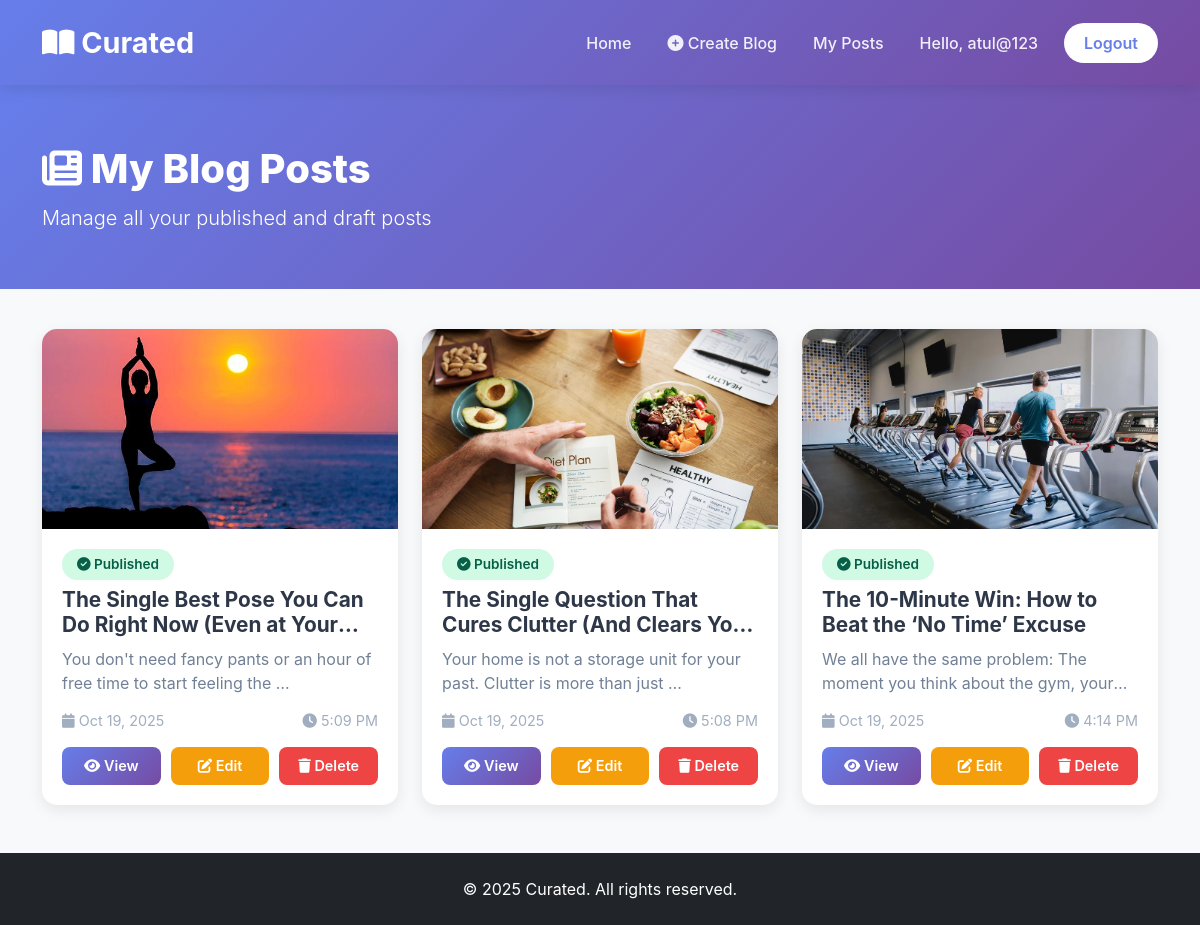
The page /my-posts/ (signed in) on the database its author committed.
### blog/models.py (models this page shows, shortened)
class Post(models.Model):
    title = models.CharField(max_length=200)
    slug = models.SlugField(max_length=200, unique=True)
    author = models.ForeignKey(User, on_delete=models.CASCADE, related_name='blog_posts')
    content = models.TextField()
    image = models.ImageField(upload_to='blog_images/', blank=True, null=True)
    created_at = models.DateTimeField(default=timezone.now)
    updated_at = models.DateTimeField(auto_now=True)
    published = models.BooleanField(default=True)
    class Meta:
        ordering = ['-created_at']

### blog/views.py (the view)
# urls.py: path('my-posts/', views.my_posts, name='my_posts'),
@login_required
def my_posts(request):
    posts = Post.objects.filter(author=request.user)
    paginator = Paginator(posts, 6)
    page_number = request.GET.get('page')
    page_obj = paginator.get_page(page_number)
    return render(request, 'blog/my_posts.html', {'page_obj': page_obj})

### blog/templates/blog/my_posts.html (shortened to what this page needs)
{% load static %}
<!DOCTYPE html>
<html lang="en">
<head>
    <link href="https://cdn.jsdelivr.net/npm/bootstrap@5.3.0/dist/css/bootstrap.min.css" rel="stylesheet">
    <link rel="stylesheet" href="https://cdnjs.cloudflare.com/ajax/libs/font-awesome/6.4.0/css/all.min.css">
</head>
<body>
    <nav class="navbar navbar-expand-lg navbar-dark">
        <div class="container">
            <a class="navbar-brand" href="{% url 'blog:home' %}">
                <i class="fas fa-book-open"></i> Curated
            </a>
            <div class="collapse navbar-collapse" id="navbarNav">
                <ul class="navbar-nav ms-auto align-items-center">
                    <li class="nav-item">
                        <a class="nav-link" href="{% url 'blog:home' %}">Home</a>
                    </li>
                    <li class="nav-item">
                        <a class="nav-link" href="{% url 'blog:post_create' %}">
                            <i class="fas fa-plus-circle"></i> Create Blog
                        </a>
                    </li>
                    <li class="nav-item">
                        <a class="nav-link active" href="{% url 'blog:my_posts' %}">My Posts</a>
                    </li>
                    <li class="nav-item">
                        <span class="nav-link">Hello, {{ user.username }}</span>
                    </li>
                    <li class="nav-item">
                        <a href="{% url 'accounts:logout' %}" class="btn btn-custom ms-2">Logout</a>
                    </li>
                </ul>
            </div>
        </div>
    </nav>
    <div class="page-header">
        <div class="container">
            <h1 class="page-title">
                <i class="fas fa-newspaper"></i> My Blog Posts
            </h1>
            <p class="lead">Manage all your published and draft posts</p>
        </div>
    </div>
    <div class="container mb-5">
        {% if page_obj %}
        <div class="row g-4">
            {% for post in page_obj %}
            <div class="col-md-6 col-lg-4">
                <div class="card blog-card">
                    {% if post.image %}
                    <img src="{{ post.image.url }}" class="blog-card-img" alt="{{ post.title }}">
                    {% else %}
                    <div class="blog-card-img" style="background: linear-gradient(135deg, #667eea 0%, #764ba2 100%); display: flex; align-items: center; justify-content: center; color: white; font-size: 3rem;">
                        <i class="fas fa-blog"></i>
                    </div>
                    {% endif %}
                    <div class="blog-card-body">
                        <span class="post-status {% if post.published %}status-published{% else %}status-draft{% endif %}">
                            {% if post.published %}
                            <i class="fas fa-check-circle"></i> Published
                            {% else %}
                            <i class="fas fa-edit"></i> Draft
                            {% endif %}
                        </span>
                        <h3 class="blog-title mt-2">{{ post.title }}</h3>
                        <p class="blog-excerpt">{{ post.content|truncatewords:15 }}</p>
                        <div class="blog-meta">
                            <span><i class="fas fa-calendar"></i> {{ post.created_at|date:"M d, Y" }}</span>
                            <span><i class="fas fa-clock"></i> {{ post.updated_at|date:"g:i A" }}</span>
                        </div>
                        <div class="post-actions">
                            <a href="{% url 'blog:post_detail' post.slug %}" class="btn-action btn-view">
                                <i class="fas fa-eye"></i> View
                            </a>
                            <a href="{% url 'blog:post_edit' post.slug %}" class="btn-action btn-edit">
                                <i class="fas fa-edit"></i> Edit
                            </a>
                            <a href="{% url 'blog:post_delete' post.slug %}" class="btn-action btn-delete">
                                <i class="fas fa-trash"></i> Delete
                            </a>
                        </div>
                    </div>
                </div>
            </div>
            {% endfor %}
        </div>
        {% endif %}
    </div>
    <footer class="bg-dark text-white text-center py-4 mt-5">
        <div class="container">
            <p class="mb-0">&copy; 2025 Curated. All rights reserved.</p>
        </div>
    </footer>
</body>
</html>

### blog/templates/blog/my_posts.html (style rules this page uses)
:root { --primary-color: #667eea; --secondary-color: #764ba2; }
body { font-family: 'Inter', -apple-system, BlinkMacSystemFont, 'Segoe UI', sans-serif; background: #f8f9fa; }
.navbar { background: linear-gradient(135deg, var(--primary-color) 0%, var(--secondary-color) 100%); box-shadow: 0 4px 15px rgba(0,0,0,0.1); padding: 1rem 0; }
.navbar-brand { font-size: 1.8rem; font-weight: 700; color: white !important; }
.nav-link { color: rgba(255,255,255,0.9) !important; font-weight: 500; margin: 0 10px; transition: all 0.3s ease; }
.btn-custom { background: white; color: var(--primary-color); font-weight: 600; padding: 8px 20px; border-radius: 25px; border: none; }
.page-header { background: linear-gradient(135deg, var(--primary-color) 0%, var(--secondary-color) 100%); color: white; padding: 60px 0 40px; margin-bottom: 40px; }
.page-title { font-size: 2.5rem; font-weight: 800; margin-bottom: 10px; }
.blog-card { border: none; border-radius: 15px; overflow: hidden; transition: all 0.3s ease; box-shadow: 0 5px 15px rgba(0,0,0,0.08); height: 100%; }
.blog-card-img { height: 200px; object-fit: cover; width: 100%; }
.blog-card-body { padding: 20px; }
.blog-title { font-size: 1.3rem; font-weight: 700; color: #2d3748; margin-bottom: 10px; display: -webkit-box; -webkit-line-clamp: 2; -webkit-box-orient: vertical; overflow: hidden; }
.blog-excerpt { color: #718096; margin-bottom: 15px; display: -webkit-box; -webkit-line-clamp: 2; -webkit-box-orient: vertical; overflow: hidden; }
.blog-meta { display: flex; justify-content: space-between; align-items: center; font-size: 0.9rem; color: #a0aec0; margin-bottom: 15px; }
.post-status { display: inline-block; padding: 5px 15px; border-radius: 20px; font-size: 0.85rem; font-weight: 600; }
.status-published { background: #d1fae5; color: #065f46; }
.post-actions { display: flex; gap: 10px; }
.btn-action { flex: 1; padding: 8px; border-radius: 8px; font-weight: 600; text-decoration: none; text-align: center; transition: all 0.3s ease; font-size: 0.9rem; }
.btn-view { background: linear-gradient(135deg, var(--primary-color), var(--secondary-color)); color: white; }
.btn-edit { background: #f59e0b; color: white; }
.btn-delete { background: #ef4444; color: white; }

### rows shown on the page
Post: image (picture), published True (drawn), title "The Single Best Pose You Can Do Right Now (Even at…", content "You don't need fancy pants or an hour of free time to start feeling the …", created_at "Oct 19, 2025", updated_at "5:09 PM"
Post: image (picture), published True (drawn), title "The Single Question That Cures Clutter (And Clears…", content "Your home is not a storage unit for your past. Clutter is more than just …", created_at "Oct 19, 2025", updated_at "5:08 PM"
Post: image (picture), published True (drawn), title "The 10-Minute Win: How to Beat the ‘No Time’ Excuse", content "We all have the same problem: The moment you think about the gym,…", created_at "Oct 19, 2025", updated_at "4:14 PM"

### other values the page prints
{{ user.username }} "atul@123"
